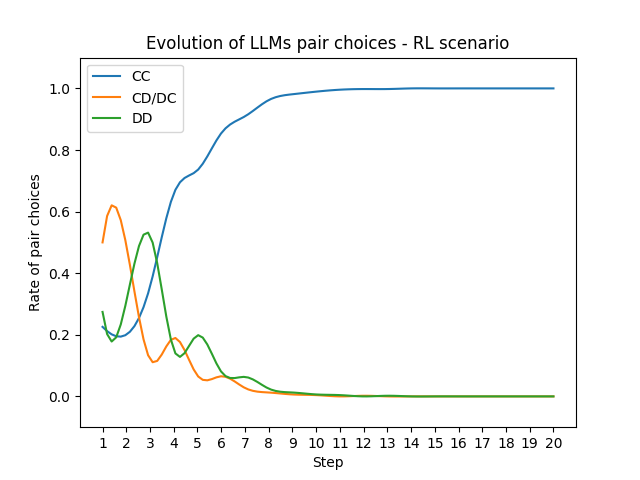
#> input picture create_figures/figs/pair_actions_RL.png, 640 x 480 px; its folder holds 6 pictures in this run
$ jupyter execute --allow-errors visualizer.ipynb
#> lines starting #> are read from the running program, lines starting #| are printed output that depends on the picture
[cell 1]
import matplotlib.pyplot as plt
import numpy as np
import pandas as pd
import os
from scipy.interpolate import interp1d

#> (a cell that did not finish here is left out)

#> (a cell that did not finish here is left out)

#> (a cell that did not finish here is left out)

[cell 5]
all_data = {}
scenarios = ['RL', 'LA+AR', 'LA']
#> (the rest of this cell did not finish here and is left out)

[cell 6]
for name, df in all_data.items():
    print(name)

[cell 7]
def convert_csv_column_to_numpy(column_name):
    column = df[column_name]
    column = column.to_numpy()
    column = [eval(x) for x in column]
    column = np.array(column)
    return column

all_data_dict = {}
for name, df in all_data.items():
    for column in ['C ratio per steps', 'Rewards', 'Pair actions', 'Aggregated C ratio']:
        all_data_dict[f'{name}_{column}'] = convert_csv_column_to_numpy(column)
    # divide all data in Rewards list by Number of connections to get reward per connection
    # and add it to the dictionary
    all_data_dict[f'{name}_reward_per_connection'] = list(map(lambda x, y: x/y, all_data_dict[f'{name}_Rewards'], df['Number of connections']))


all_data_dict.keys()

[cell 8]
# plot network_C_ratio and c_ratio_per_steps_data.mean(axis=0) in the same plot
x = range(1, 21)
#> (the rest of this cell did not finish here and is left out)

[cell 9]
# plotting rewards per connection
x = range(1, 21)
#> (the rest of this cell did not finish here and is left out)

[cell 10]
# plot pair actions for RL
scenarios = ['RL', 'LA+AR', 'LA']
#> (the rest of this cell did not finish here and is left out)

[cell 11]
# merge all four figs in the /figs folder
from PIL import Image
import os

scenarios = ['RL', 'LA', 'LA+NR', 'LA+AR']
images = [Image.open(os.path.join('figs/', f'pair_actions_{scenario}.png')) for scenario in scenarios]
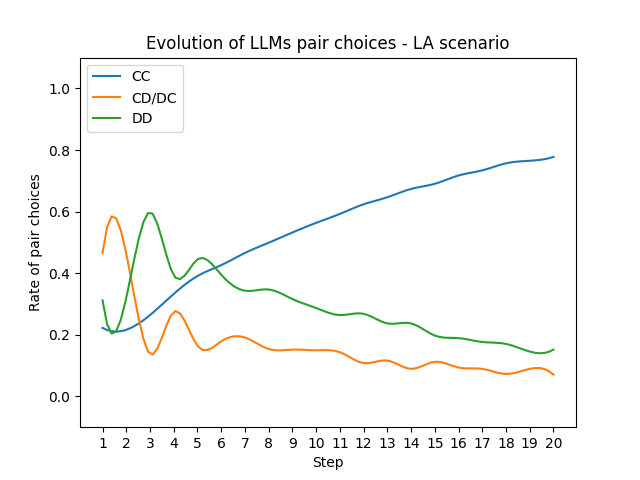
#> input picture create_figures/figs/pair_actions_LA.png, 640 x 480 px
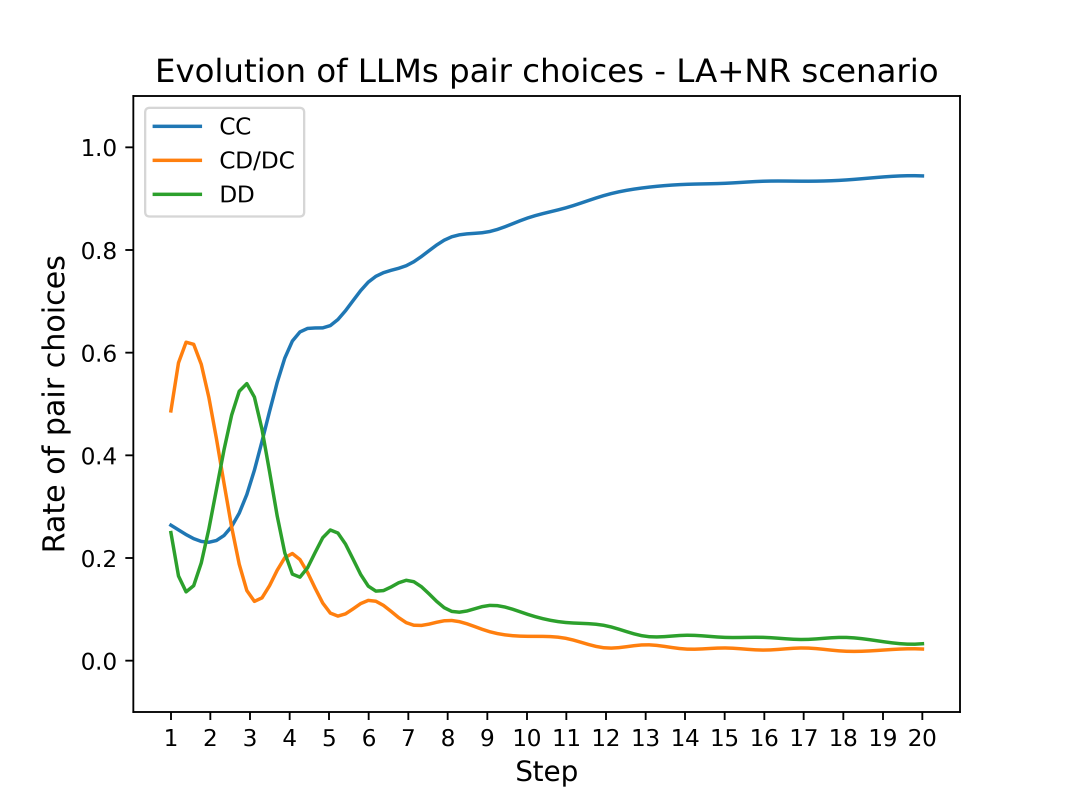
#> input picture create_figures/figs/pair_actions_LA+NR.png, 3200 x 2400 px (shown at 1/3 size)
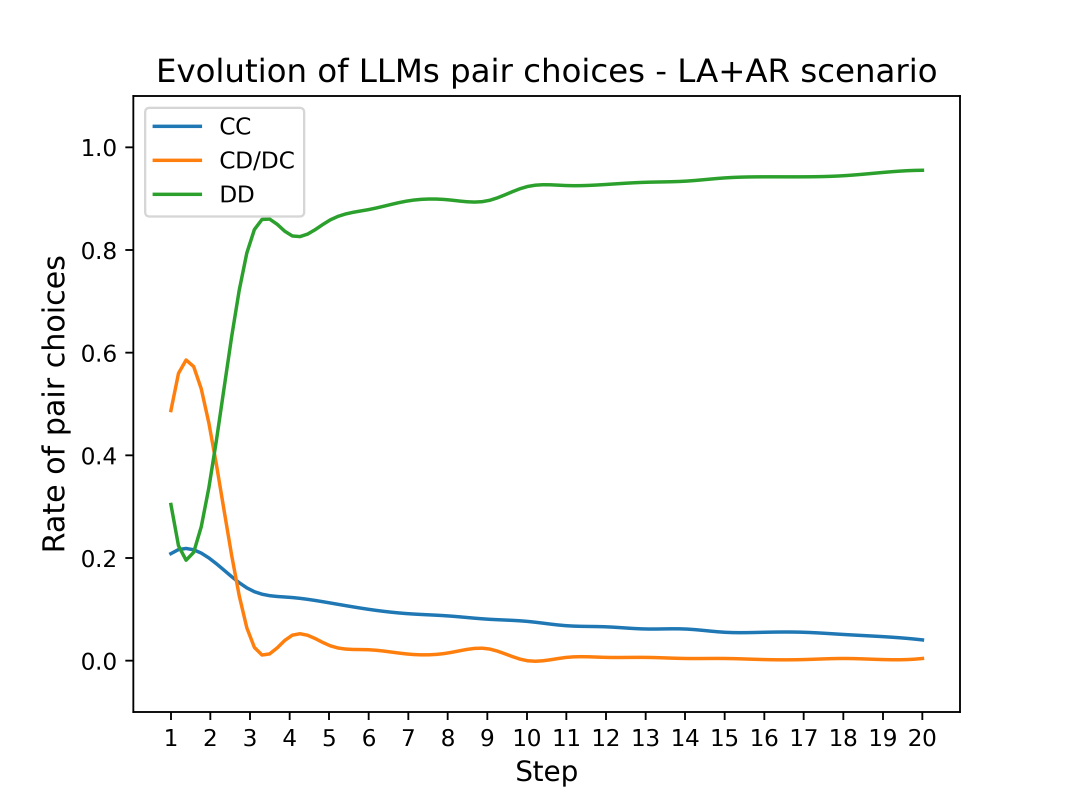
#> input picture create_figures/figs/pair_actions_LA+AR.png, 3200 x 2400 px (shown at 1/3 size)
widths, heights = zip(*(i.size for i in images))
#> widths = (640, 640, 3200, 3200); heights = (480, 480, 2400, 2400)

# remove the white space around the images
images = [i.crop(i.getbbox()) for i in images]
#> images = 4 items
# remove the space between the images
images = [i.crop((0, 0, i.size[0]-60, i.size[1])) for i in images]
# save the merged image to a file called 'merged.png'
total_width = max(widths) * 2 - 120
#> total_width = 6280
total_height = max(heights) * 2
#> total_height = 4800
new_im = Image.new('RGB', (total_width, total_height))
#> new_im: PIL image 6280x4800 RGB; every value is 0

# top row
new_im.paste(images[0], (0, 0))  # RL
new_im.paste(images[1], (max(widths)-60, 0))  # NR

# bottom row
new_im.paste(images[2], (0, max(heights)))  # LA
new_im.paste(images[3], (max(widths)-60, max(heights)))  # AR

new_im.save('figs/merged_pair_actions.png', dpi=(500, 500))

[cell 12]
# merge two figs horizontally
# one fig is C_ratio_evolution_curved.png and the other is merged_pair_actions.png
image1 = Image.open(os.path.join('figs/', 'C_ratio_evolution_curved.png'))
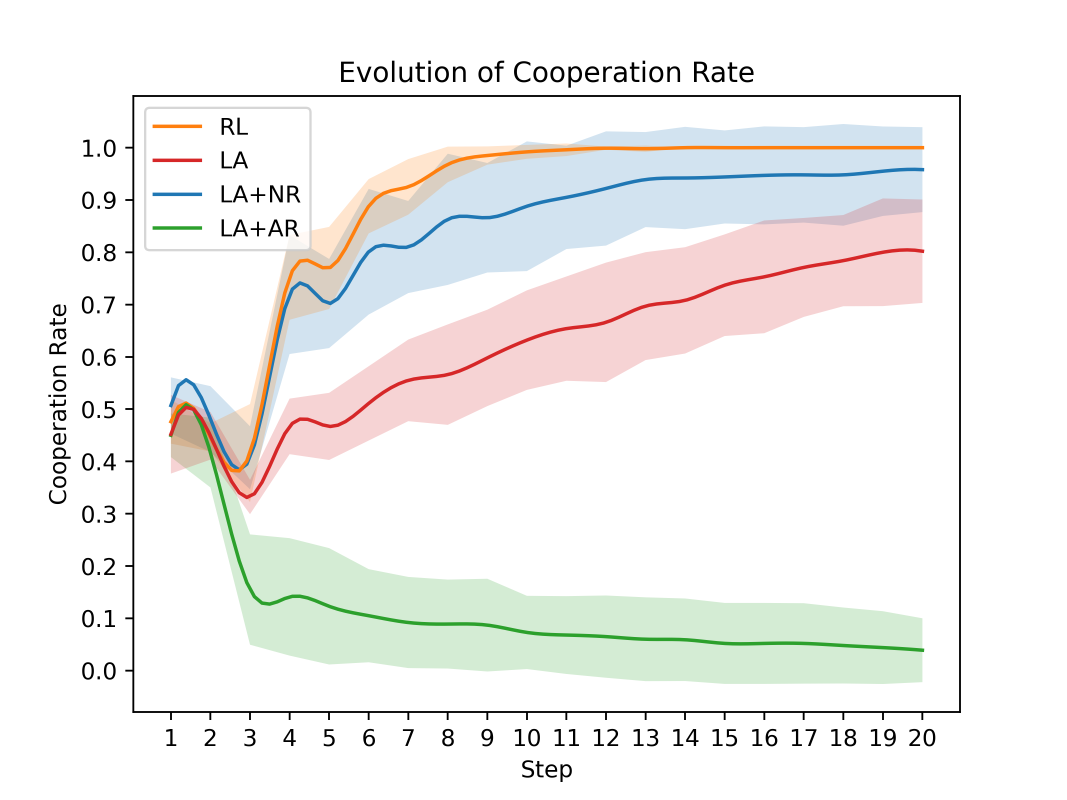
#> input picture create_figures/figs/C_ratio_evolution_curved.png, 3200 x 2400 px (shown at 1/3 size)
#> image1 is the input picture: PIL image 3200x2400 RGBA; mean R, G, B, A 241.6, 241.1, 239.4, 255
image2 = Image.open(os.path.join('figs/', 'merged_pair_actions.png'))

# remove the white space around the images
image1 = image1.crop(image1.getbbox())
image2 = image2.crop(image2.getbbox())

# remove the space between the images
image1 = image1.crop((0, 0, image1.size[0], image1.size[1]))
image2 = image2.crop((0, 0, image2.size[0], image2.size[1]))

# make the second image smaller
image2 = image2.resize((image2.size[0]//2, image2.size[1]//2))

# scale the first image vertically to be 1.1 times of previous height
image1 = image1.resize((int(image1.size[0]*1.15), int(image1.size[1]*1.15)))
#> image1: PIL image 3679x2760 RGBA


total_width = image1.size[0] + image2.size[0] - 100
#> total_width = 6719
total_height = max(image1.size[1], image2.size[1])
#> total_height = 2760
new_im = Image.new('RGB', (total_width, total_height))
#> new_im: PIL image 6719x2760 RGB; every value is 0

new_im.paste(image1, (0, 0))
# new_im.paste(image2, (image1.size[0]-50, 0))
# set the height to be in the middle of the first image
new_im.paste(image2, (image1.size[0]-100, (image1.size[1]-image2.size[1])//2))

# make the rest of the image white
# make the above and bottom of image2 white
new_im.paste((255, 255, 255), (image1.size[0]-100, 0, total_width, (image1.size[1]-image2.size[1])//2))
new_im.paste((255, 255, 255), (image1.size[0]-100, (image1.size[1]+image2.size[1])//2, total_width, image1.size[1]))

new_im.save('figs/merged_C_ratio_pair_actions.png', dpi=(500, 500))

[cell 13]
# now, merge the c_ratio_evolution_curved.png and Rewards_per_connection_evolution_curved.png
image1 = Image.open(os.path.join('figs/', 'C_ratio_evolution_curved.png'))
image2 = Image.open(os.path.join('figs/', 'Rewards_per_connection_evolution_curved.png'))
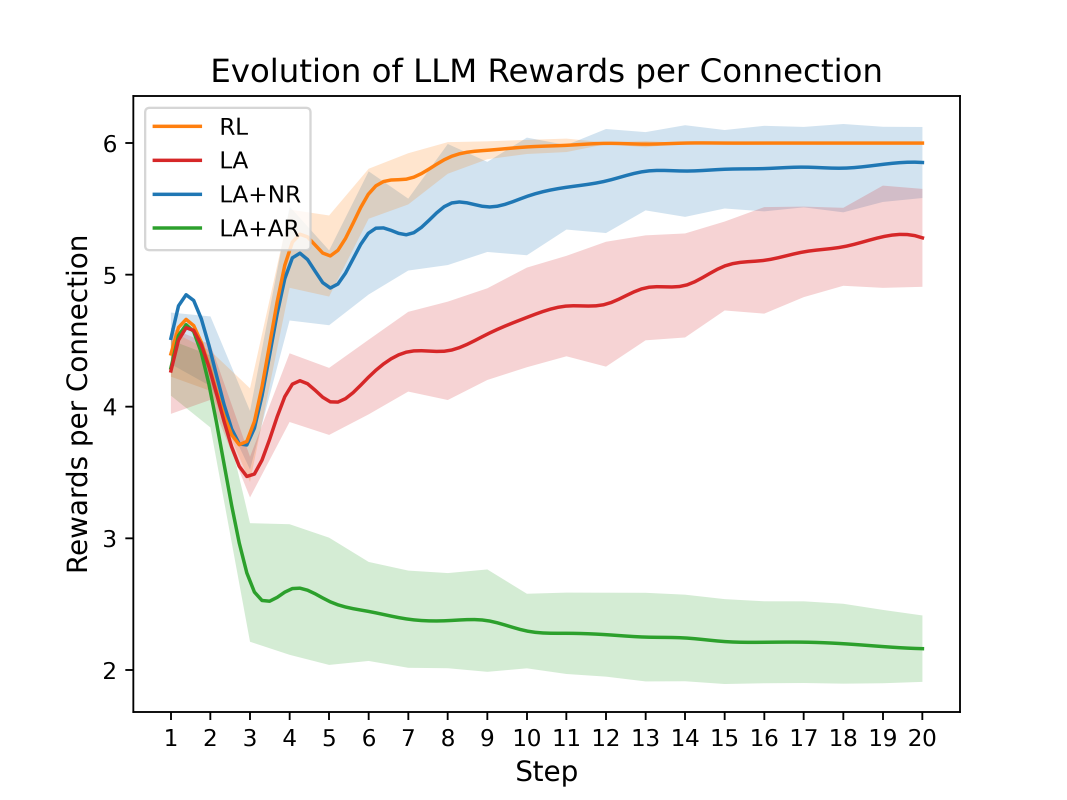
#> input picture create_figures/figs/Rewards_per_connection_evolution_curved.png, 3200 x 2400 px (shown at 1/3 size)
#> image2 is the input picture: PIL image 3200x2400 RGBA; mean R, G, B, A 241.4, 240.9, 238.9, 255

# remove the white space around the images
image1 = image1.crop(image1.getbbox())
image2 = image2.crop(image2.getbbox())

# remove the space between the images
image1 = image1.crop((0, 0, image1.size[0], image1.size[1]))
image2 = image2.crop((0, 0, image2.size[0], image2.size[1]))

total_width = image1.size[0] + image2.size[0]
#> total_width = 6400
total_height = max(image1.size[1], image2.size[1])
#> total_height = 2400
new_im = Image.new('RGB', (total_width, total_height))
#> new_im: PIL image 6400x2400 RGB; every value is 0

new_im.paste(image1, (0, 0))
new_im.paste(image2, (image1.size[0], 0))
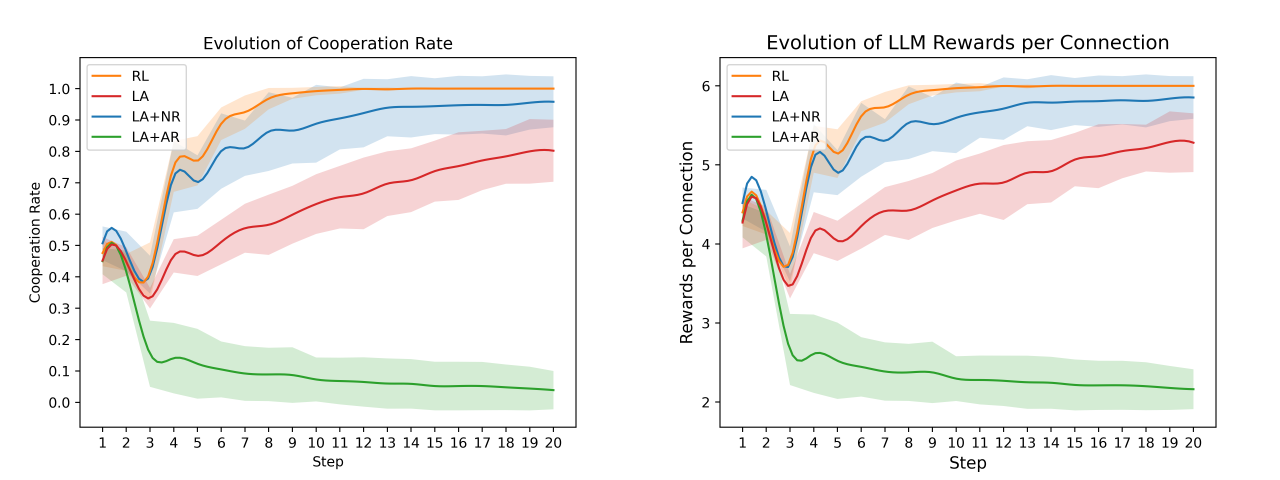
#> new_im: PIL image 6400x2400 RGB (shown at 1/5 size); mean R, G, B 241.5, 241, 239.2

new_im.save('figs/merged_C_ratio_Rewards_per_connection.png', dpi=(500, 500))
